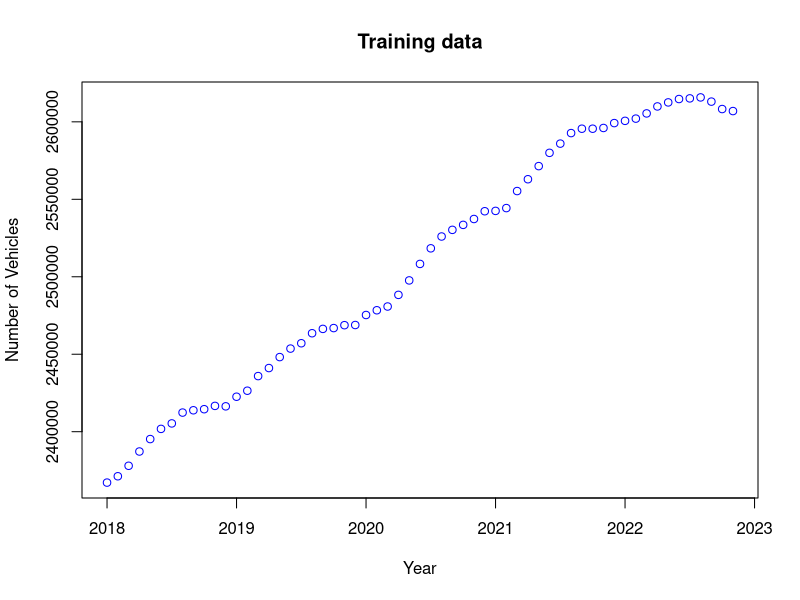
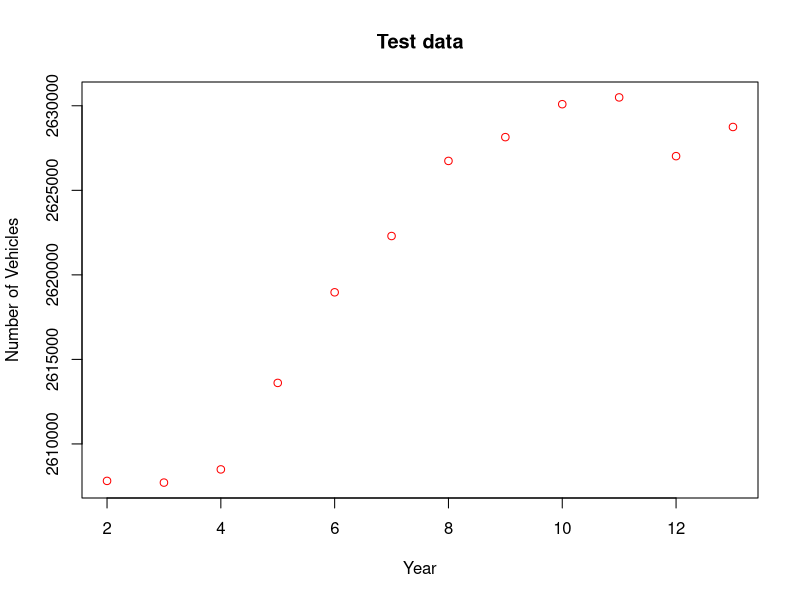
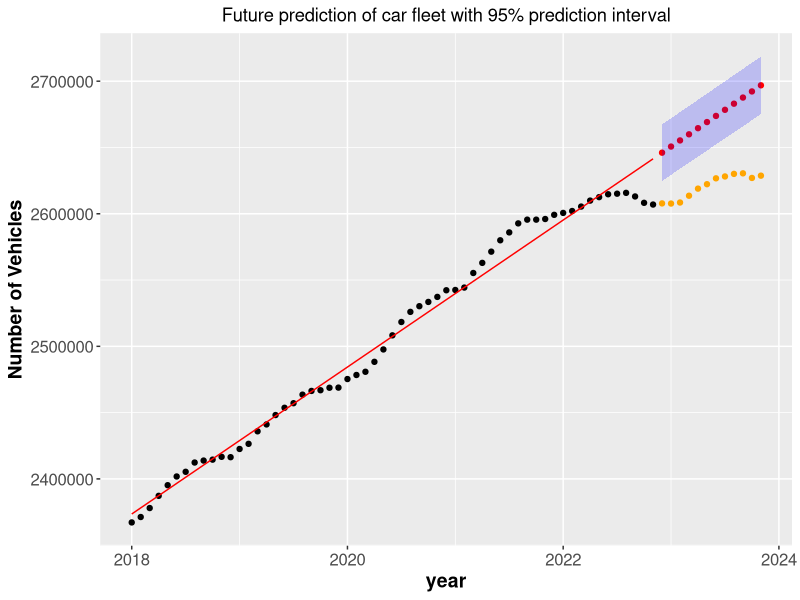
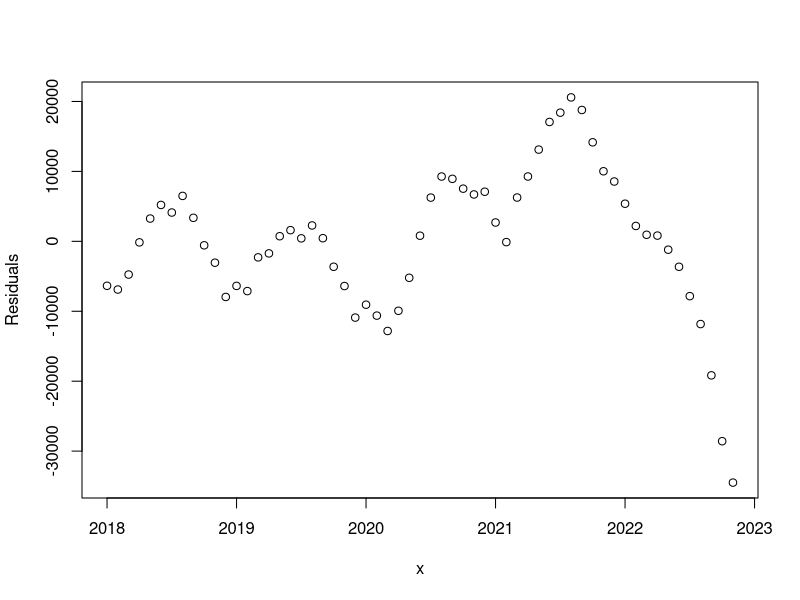
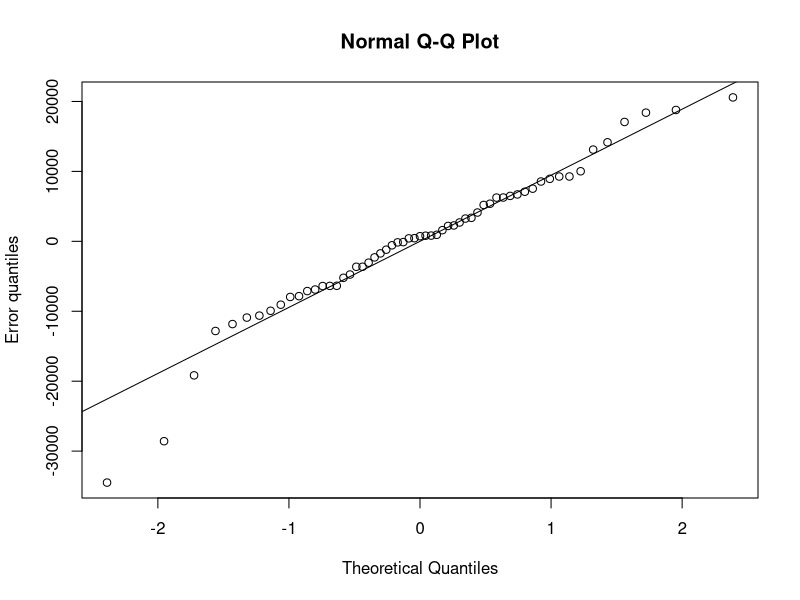
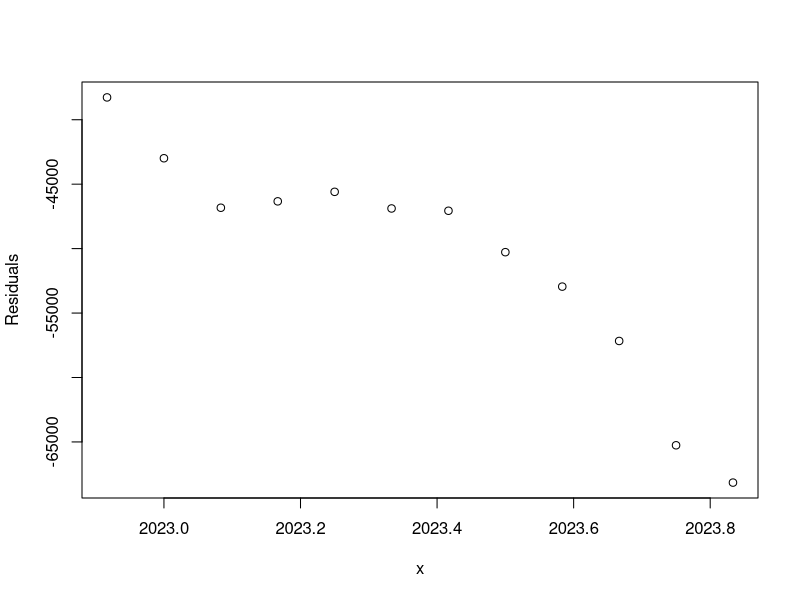
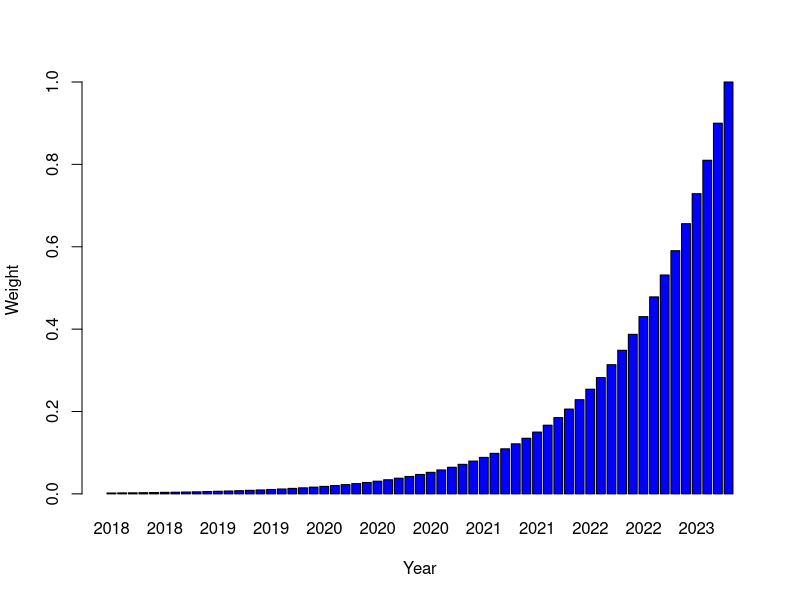
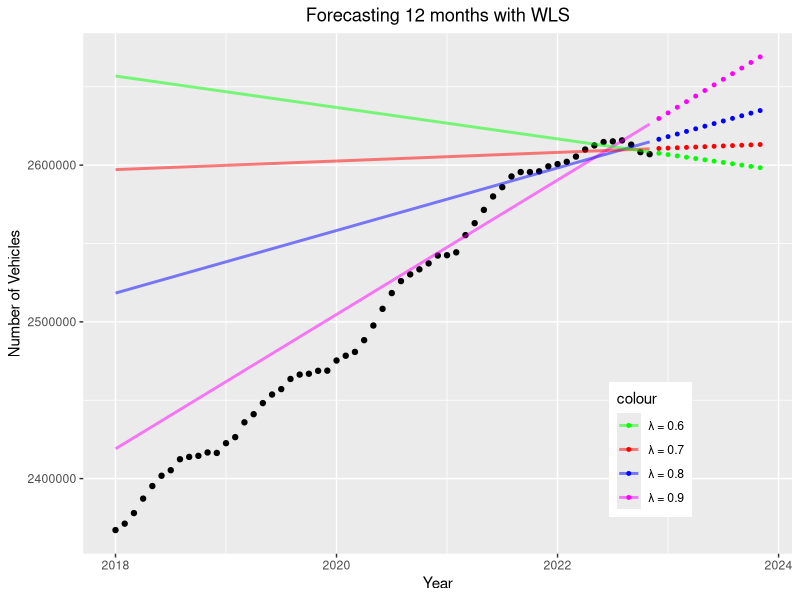

Here is the R script that generated these plots, in order: (Note: this script raises an error after producing the figures.)
# Required package to read excel
library("readxl")
library("ggplot2")

### DATA IMPORT ###
# Training Data
my_data <- read_excel("Assignment 1/DST_BIL54_train.xlsx")
# my_data <- read_excel("/Users/thomastrosborg/Desktop/Uni/Master/1. semester/Time Series Analysis/git/Assignment 1/DST_BIL54_train.xlsx")
n_train <- length(my_data)
train <- unlist(my_data[1, 2:n_train])
x <- seq(2018, 2022 + 10 / 12, by = 1 / 12)
n <- length(x)
y_train <- train

# Test Data
my_data <- read_excel("Assignment 1/DST_BIL54_test.xlsx")
# my_data <- read_excel("/Users/thomastrosborg/Desktop/Uni/Master/1. semester/Time Series Analysis/git/Assignment 1/DST_BIL54_test.xlsx")
n_test <- length(my_data)
test <- unlist(my_data[1, 2:n_test])


##### Q1 #####
plot(x, train, col = "blue", title("Training data"), xlab="Year", ylab="Number of Vehicles")

plot(2:n_test, test, col = "red", title("Test data"), xlab="Year", ylab="Number of Vehicles")




##### Q2 #####
# Q2.1
ones <- rep(1, length(x))
x_ols <- cbind(ones, x)
theta <- solve(t(x_ols) %*% x_ols) %*% t(x_ols) %*% train

y_hat <- x_ols %*% theta
#plot(x, y_hat, col = "blue", title("Training data - OLS estimate"))
print(theta)

# Error, squared errors and residual variance estimate
error <- train - y_hat
RSS_ols <- t(error) %*% error
sigma2 <- as.numeric(RSS_ols) / (n_train - length(theta))

# Variance and std of estimated errors
v_ols <- sigma2 * solve(t(x_ols) %*% x_ols)
s_ols <- sqrt(diag(v_ols))

# Make forecast for next 12 months
x_test <- seq(2022 + 11 / 12, 2023 + 10 / 12, by = 1 / 12)
x_forecast <- cbind(1, x_test)
y_forecast <- x_forecast %*% theta

# Confidence interval
alpha <- 0.05
vmatrix <- sigma2 * (1 + (x_forecast %*% solve(t(x_ols) %*% x_ols)) %*% t(x_forecast))

CI_lb <- y_forecast - qt(1 - alpha / 2, n_train - length(theta)) * sqrt(diag(vmatrix))
CI_ub <- y_forecast + qt(1 - alpha / 2, n_train - length(theta)) * sqrt(diag(vmatrix))

# Plot fitted model, training data, forecast and CI
df_train <- data.frame(year = x, y = train, y_hat = y_hat)
df_forecast <- data.frame(year = x_forecast[,2], y = test, yhat = y_forecast, CI_lb = CI_lb, CI_ub = CI_ub)


ggplot(df_train, aes(x = year, y=train), title("Prediction of car fleet")) +
  geom_point(col = "black") + 
  geom_line(aes(x = year, y=y_hat), col="red", size = 0.5) +
  geom_point(data = df_forecast, aes(x = year, y = yhat), col="red", size=1.5) +
  geom_point(data = df_forecast, aes(x = year, y = y), col="orange", size=1.5) +
  geom_ribbon(data=df_forecast, aes(x=year, ymin=CI_lb, ymax=CI_ub), inherit.aes=FALSE, alpha=0.2, fill="blue") +
  ggtitle("Future prediction of car fleet with 95% prediction interval") + ylab("Number of Vehicles") +
  theme(plot.title = element_text(hjust = 0.5), axis.text=element_text(size=12), axis.title=element_text(size=14,face="bold"))

# Residual of model on historic data, clearly not white noise
plot(x, error, ylab = "Residuals")

# QQ plot of residuals
qqnorm(error, ylab = "Error quantiles")
qqline(error)

# Test error, model overestimates car fleet
plot(x_forecast[, 2], test - y_forecast, ylab = "Residuals", xlab = "x")




##### Q3 #####

# 3.1
lambda <- 0.9
SIGMA_OLS <- diag(n)
SIGMA_WLS <- diag(n)
for (i in 1:n) {
  SIGMA_WLS[i,i] <- 1/lambda^(n-i)
}
print(SIGMA_WLS[55:59,55:59])
W_WLS <- solve(SIGMA_WLS)

# 3.2
weights <- lambda^((n-1):0)
# plot the weights:
barplot(weights, names= round(x), col = "blue",xlab = "Year",ylab="Weight")

# 3.3
print(sum(weights))

# 3.4
WLS <- solve(t(x_ols)%*%solve(SIGMA_WLS)%*%x_ols)%*%(t(x_ols)%*%solve(SIGMA_WLS)%*%y_train)
print(WLS)

# 3.5
y_wls <- x_test
lambdas <- c(0.9, 0.8, 0.7, 0.6)
df_forecast_wls <- data.frame(year = x_forecast[,2])
frame_names <- c('l09', 'l08', 'l07', 'l06')
df_forecast_wls[frame_names] <- NA

df_train[frame_names] <- NA

for (j in 1:length(lambdas)) {
  lambda = lambdas[j]
  for (i in 1:n) {
    SIGMA_WLS[i,i] <- 1/lambda^(n-i)
  }
  WLS <- solve(t(x_ols)%*%solve(SIGMA_WLS)%*%x_ols)%*%(t(x_ols)%*%solve(SIGMA_WLS)%*%y_train)
  y_pred <- x_forecast %*% WLS
  df_forecast_wls[frame_names[j]] <- y_pred
  df_train[frame_names[j]] <- x_ols %*% WLS
}

colors <- c("magenta", "blue", "red", "green")

ggplot(df_train, aes(x = year, y=train, colour='black')) +
  geom_point(col = "black") +
  geom_point(data=df_forecast_wls, aes(x=year, y=l09, colour="n9"), size=1)+
  geom_point(data=df_forecast_wls, aes(x=year, y=l08, colour="n8"), size=1)+
  geom_point(data=df_forecast_wls, aes(x=year, y=l07, colour="n7"), size=1)+
  geom_point(data=df_forecast_wls, aes(x=year, y=l06, colour="n6"), size=1)+
  geom_line(data=df_train, aes(x=year, y=l09, colour="n9"),linewidth=1, alpha=0.5)+
  geom_line(data=df_train, aes(x=year, y=l08, colour="n8"),linewidth=1, alpha=0.5)+
  geom_line(data=df_train, aes(x=year, y=l07, colour="n7"),linewidth=1, alpha=0.5)+
  geom_line(data=df_train, aes(x=year, y=l06, colour="n6"),linewidth=1, alpha=0.5)+
  theme(legend.position = c(0.8, 0.2), plot.title = element_text(hjust = 0.5)) +
  scale_color_manual(values = c(n9 = colors[1], n8 = colors[2], n7 = colors[3], n6 = colors[4]),
                     labels = c(n9 = "\u03bb = 0.9", n8 = "\u03bb = 0.8", n7 = "\u03bb = 0.7", n6 = "\u03bb = 0.6")) +
  labs(y= "Number of Vehicles", x = "Year", title = "Forecasting 12 months with WLS")
  
# 3.6


##### Q4 #####

# 4.1 
f <- function(j) rbind(1, j)
L <- matrix(c(1.,0., 1.,1.),
            byrow=TRUE, nrow=2)
Linv <- solve(L) 

# 4.2
i <- 1
F_N <-  (lambda^0) * f(0)%*%t(f(0))
h_N <-  (lambda^0) * f(0) * y_train[i]

# 4.3
# Using λ = 0.9 update FN and hN recursively and provide F10 and h10. We will 
# not calculate predictions for these first 10 steps.
lambda <- 0.9
for (i in 2:10){
  F_N <- F_N + lambda^(i-1) * f(-(i-1)) %*% t(f(-(i-1)))  
  h_N <- lambda * Linv %*% h_N + f(0) * y_train[i]
  theta_N <- solve(F_N) %*% h_N
  
  yhat_N <- t(f(-(i-1):(59-i))) %*% theta_N
  plot_N <- ggplot(df_train, aes(x = year, y = y)) +
    geom_point() + 
    geom_point(data=df_train[1:i,], col="blue") + 
    geom_line(data=df_train[1:i,], aes(y=yhat_N[1:i]), col="blue") +
    #geom_line(aes(y=yhat_ols), col="red", linetype=2) + 
    #xlim(1980, 2005) + ylim(0,5.5) + 
    labs(y= "Number of Vehicles", x = "Year", title = paste0("N = ", i))
  
  print(plot_N)
}

# 4.4
# Now update the model recursively up to F59 and h59, while also calculating predictions at each
# step. You should calculate predictions for 1 month ahead, 6 months ahead and 12 months ahead.
for (i in 11:59){
  F_N <- F_N + lambda^(i-1) * f(-(i-1)) %*% t(f(-(i-1)))  
  h_N <- lambda * Linv %*% h_N + f(0) * y[i] # y not found
  theta_N <- solve(F_N) %*% h_N
  
  yhat_N <- t(f(-(i-1):(59-i))) %*% theta_N
  ypred_1 <- t(f(1:2)) %*% theta_N
  ypred_6 <- t(f(1:6)) %*% theta_N
  ypred_12 <- t(f(1:12)) %*% theta_N
  
  plot_N <- ggplot(df_train, aes(x=year, y=y)) +
    geom_point() + 
    geom_point(data=df_train[1:i,], col="blue") + 
    geom_line(data=df_train[1:i,], aes(y=yhat_N[1:i]), col="blue") +
    
    #geom_line(aes(y=yhat_ols), col="red", linetype=2) + 
    #xlim(1980, 2005) + ylim(0,5.5) + 
    ggtitle(paste0("N = ", i))
  
  print(plot_N)
  
}
